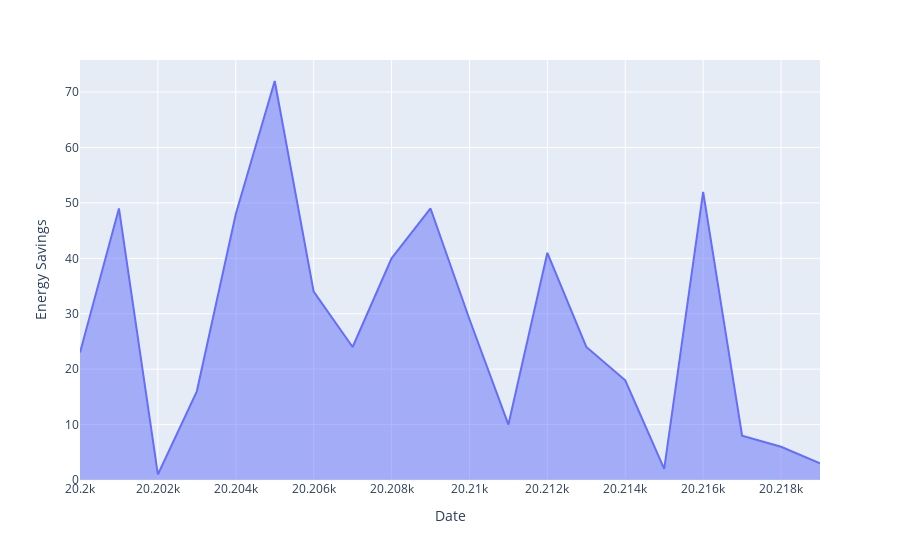

Source (notebook cell):
### Markdown cell above
Area Chart

### Code cell
areaData = pd.read_csv(
    "C:\\Users\\karth\\PERSONAL\\Data_Analytics\\DAP\\PROJECT_CA\\CleanedEnergyEfficiency - Copy.csv", 
    usecols=["Project Completion Date","Estimated Annual MMBtu Savings"],
)
areaData.replace(" ", np.nan, inplace=True)
# convert the date column to datetime format
areaData['Project Completion Date'] = pd.to_datetime(areaData['Project Completion Date'], format='%Y/%m/%d')

filtered_data = areaData.loc["2020-01-01":"2022-12-30"]

fig = px.area(
    filtered_data, 
    x=filtered_data.index, 
    y="Estimated Annual MMBtu Savings"
).update_layout(
    xaxis_title="Date",
    yaxis_title="Energy Savings"
)
fig.show()

### Figure 1 — Plotly figure (JSON) as saved in the notebook; plotly's stock layout.template omitted (floating-point values rounded to 4 significant figures)
{"data": [{"fillpattern": {"shape": ""}, "hovertemplate": "index=%{x}<br>Estimated Annual MMBtu Savings=%{y}<extra></extra>", "legendgroup": "", "line": {"color": "#636efa"}, "marker": {"symbol": "circle"}, "mode": "lines", "name": "", "orientation": "v", "showlegend": false, "stackgroup": "1", "type": "scatter", "x": [20200, 20201, 20202, 20203, 20204, 20205, 20206, 20207, 20208, 20209, 20210, 20211, 20212, 20213, 20214, 20215, 20216, 20217, 20218, 20219], "xaxis": "x", "y": [23, 49, 1, 16, 48, 72, 34, 24, 40, 49, 29, 10, 41, 24, 18, 2, 52, 8, 6, 3], "yaxis": "y"}], "layout": {"legend": {"tracegroupgap": 0}, "margin": {"t": 60}, "xaxis": {"anchor": "y", "domain": [0, 1], "title": {"text": "Date"}}, "yaxis": {"anchor": "x", "domain": [0, 1], "title": {"text": "Energy Savings"}}}}
